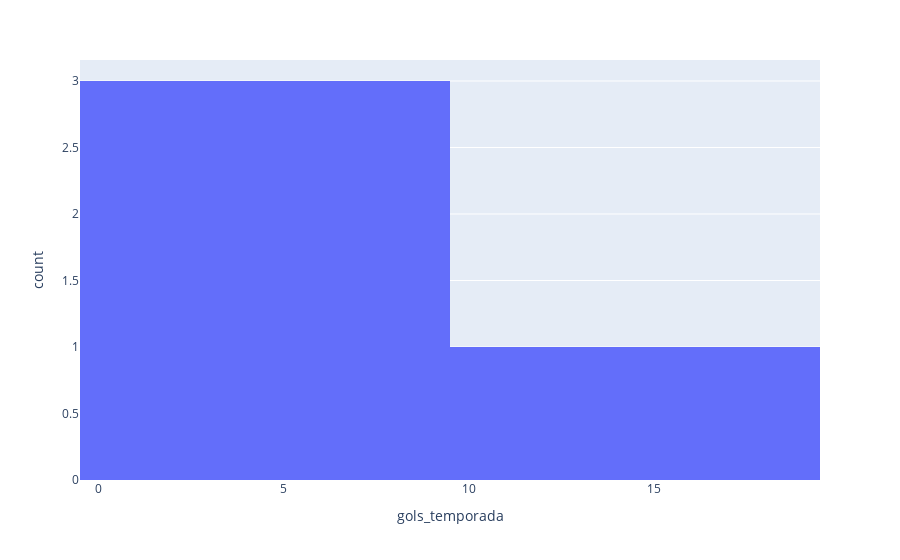

Notebook source saved alongside this figure:
### Code cell
grafico = px.histogram(resultado, x='gols_temporada')
grafico.show()

### Figure 1 — Plotly figure (JSON) as saved in the notebook; plotly's stock layout.template omitted (floating-point values rounded to 4 significant figures)
{"data": [{"bingroup": "x", "hovertemplate": "gols_temporada=%{x}<br>count=%{y}<extra></extra>", "legendgroup": "", "marker": {"color": "#636efa", "pattern": {"shape": ""}}, "name": "", "orientation": "v", "showlegend": false, "type": "histogram", "x": [12, 5, 8, 0], "xaxis": "x", "yaxis": "y"}], "layout": {"barmode": "relative", "legend": {"tracegroupgap": 0}, "margin": {"t": 60}, "xaxis": {"anchor": "y", "domain": [0, 1], "title": {"text": "gols_temporada"}}, "yaxis": {"anchor": "x", "domain": [0, 1], "title": {"text": "count"}}}}
